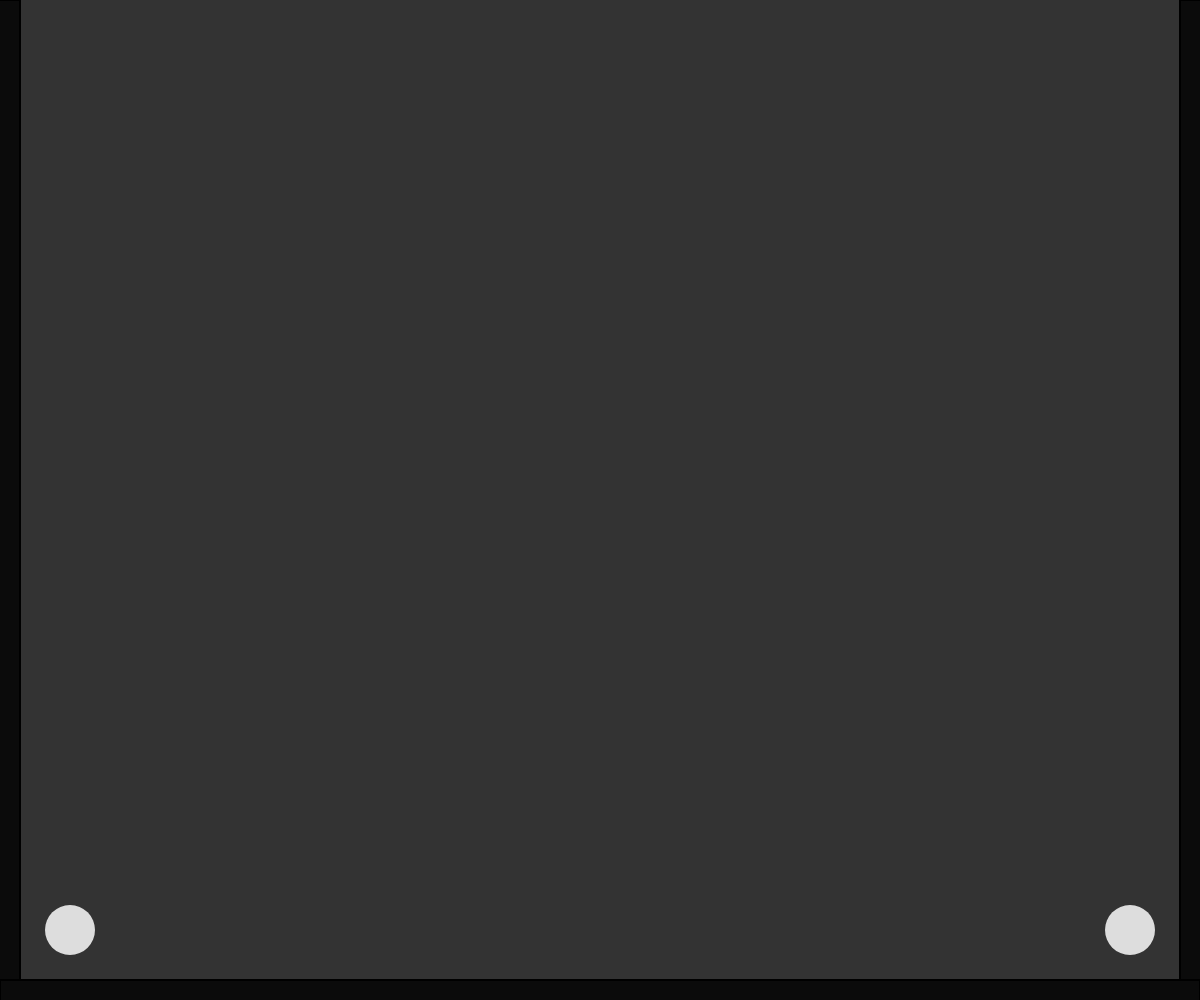
Frame 1 (no input)
Frame 60 (no input): identical to frame 1, image omitted
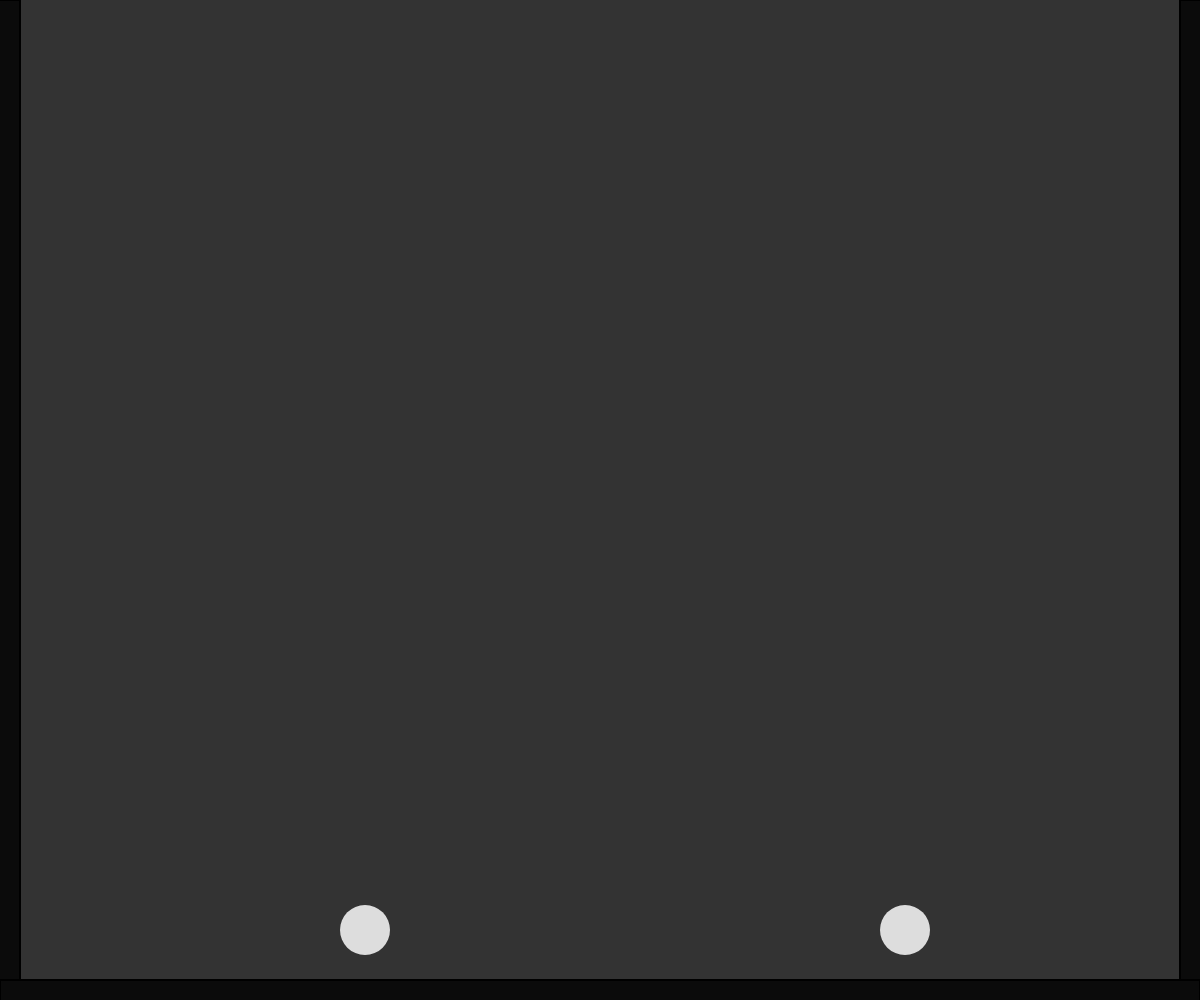
Frame 120 (the mouse pressed at the canvas centre since frame 60)

The p5.js sketch that drew these frames (run headless with seeded random() and noise() and a simulated clock; from frame 60 on, the mouse is pressed at the canvas centre):

// p5.js sketch
// ── sketch.js
const offset = 40;
let ball_1;
let ball_2;
function setup() {
   createCanvas(windowWidth, windowHeight);
   theta = 0;
   let size = 50;
   let ax = -width/2 + size + offset/2;
   let ay = height/2  - size - offset/2;
   let bx = width/2 - size - offset/2;
   let by = height/2  - size - offset/2;
   ball_1 = new Ball(ax, ay, size);
   ball_2 = new Ball(bx, by, size);
}
function draw(){
   background(51);
   push();
   ellipseMode(CENTER);
   rectMode(CENTER,CENTER);
   translate(width/2, height/2);
   strokeWeight(2);
   fill(11);
   rect(-width/2, 0, offset, height);
   rect(width/2, 0, offset, height);
   rect(0, height/2, width, offset);
   noStroke();
   fill(221);
   ball_1.show();
   ball_2.show();
   pop();
}




function mousePressed() {
   ball_1.fire();
   ball_2.fire();
}
// ── ball.js
class Ball {
    constructor(x, y, size) { 
        this.x = x;
        this.y = y;
        this.size = size;
        this.theta = (-180, 0);
        this.vx = 0; 
        this.vy = 0; 
        this.offset = 40;
     }

     show() {

        if(this.x > width/2 - this.offset || this.x < -(width/2) + this.offset ){
            this.vx *= -1;
        }
    
        ellipse(this.x, this.y, this.size, this.size);
        // print(this.vx, this.vy);
        this.x += this.vx;
        this.y += this.vy;
     }

     fire() {
        this.vx = 5 * cos(this.theta);
        this.vy = 5 * sin(this.theta);
     }
  }
